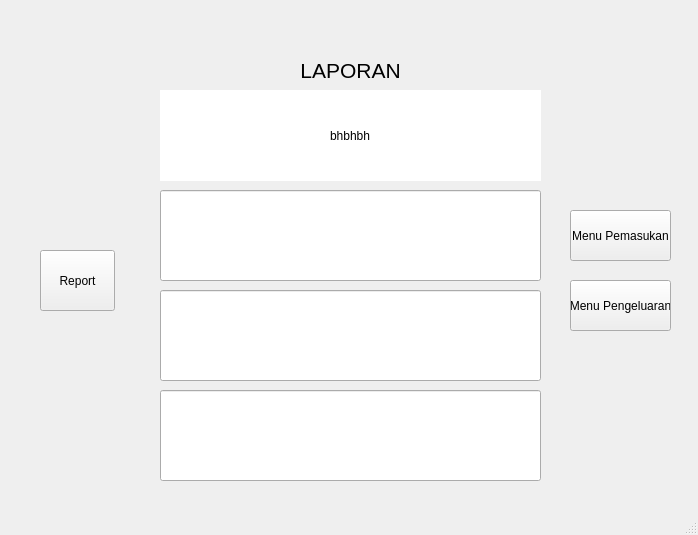
<?xml version="1.0" encoding="UTF-8"?>
<ui version="4.0">
 <class>MainWindow</class>
 <widget class="QMainWindow" name="MainWindow">
  <property name="geometry">
   <rect>
    <x>0</x>
    <y>0</y>
    <width>698</width>
    <height>535</height>
   </rect>
  </property>
  <property name="windowTitle">
   <string>MainWindow</string>
  </property>
  <widget class="QWidget" name="centralwidget">
   <widget class="QLineEdit" name="txtLaporan1">
    <property name="geometry">
     <rect>
      <x>160</x>
      <y>90</y>
      <width>381</width>
      <height>91</height>
     </rect>
    </property>
    <property name="layoutDirection">
     <enum>Qt::LeftToRight</enum>
    </property>
    <property name="autoFillBackground">
     <bool>false</bool>
    </property>
    <property name="inputMask">
     <string/>
    </property>
    <property name="text">
     <string>bhbhbh</string>
    </property>
    <property name="frame">
     <bool>false</bool>
    </property>
    <property name="echoMode">
     <enum>QLineEdit::Normal</enum>
    </property>
    <property name="alignment">
     <set>Qt::AlignCenter</set>
    </property>
    <property name="readOnly">
     <bool>false</bool>
    </property>
    <property name="cursorMoveStyle">
     <enum>Qt::LogicalMoveStyle</enum>
    </property>
    <property name="clearButtonEnabled">
     <bool>false</bool>
    </property>
   </widget>
   <widget class="QLabel" name="label">
    <property name="geometry">
     <rect>
      <x>270</x>
      <y>60</y>
      <width>161</width>
      <height>21</height>
     </rect>
    </property>
    <property name="font">
     <font>
      <pointsize>16</pointsize>
     </font>
    </property>
    <property name="text">
     <string>LAPORAN</string>
    </property>
    <property name="alignment">
     <set>Qt::AlignCenter</set>
    </property>
   </widget>
   <widget class="QLineEdit" name="txtLaporan2">
    <property name="geometry">
     <rect>
      <x>160</x>
      <y>190</y>
      <width>381</width>
      <height>91</height>
     </rect>
    </property>
   </widget>
   <widget class="QLineEdit" name="txtLaporan3">
    <property name="geometry">
     <rect>
      <x>160</x>
      <y>290</y>
      <width>381</width>
      <height>91</height>
     </rect>
    </property>
   </widget>
   <widget class="QLineEdit" name="txtLaporan4">
    <property name="geometry">
     <rect>
      <x>160</x>
      <y>390</y>
      <width>381</width>
      <height>91</height>
     </rect>
    </property>
   </widget>
   <widget class="QPushButton" name="btnReport">
    <property name="geometry">
     <rect>
      <x>40</x>
      <y>250</y>
      <width>75</width>
      <height>61</height>
     </rect>
    </property>
    <property name="text">
     <string>Report</string>
    </property>
   </widget>
   <widget class="QPushButton" name="btnPemasukan">
    <property name="geometry">
     <rect>
      <x>570</x>
      <y>210</y>
      <width>101</width>
      <height>51</height>
     </rect>
    </property>
    <property name="text">
     <string>Menu Pemasukan</string>
    </property>
   </widget>
   <widget class="QPushButton" name="btnPengeluaran">
    <property name="geometry">
     <rect>
      <x>570</x>
      <y>280</y>
      <width>101</width>
      <height>51</height>
     </rect>
    </property>
    <property name="text">
     <string>Menu Pengeluaran</string>
    </property>
   </widget>
  </widget>
  <widget class="QStatusBar" name="statusbar"/>
 </widget>
 <resources/>
 <connections/>
</ui>
